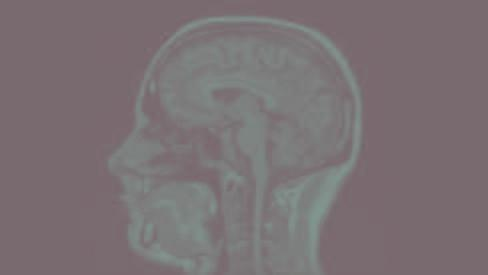
%> input picture images/Brain.jpg, 488 x 275 px
$ octave dct_.m   (GNU Octave 9; MATLAB toolbox functions it lacks are replaced by stand-ins)
%> lines starting %> are read from the running program, lines starting %| are printed output that depends on the picture
im = imread("Brain.jpg");
%> im is the input picture: size 275x488x3 uint8; mean R, G, B 122.6, 113, 116.2
im = rgb2gray(im);
%> im: size 275x488 uint8
im1 = double(im);
[M,N] = size(im1);
%> M = 275; N = 488
m = zeros(M,M);
n = zeros(N,N);
%dct
for u = 1:M
    for v=1:N
        if u ==1
            cu = sqrt(1/M);
        else
            cu = sqrt(2/M);
        end
        if v ==1
            cv = sqrt(1/N);
        else
            cv = sqrt(2/N);
        end
    end
end
%> after the loop, cu = 0.0853; cv = 0.064
for x = 0:M-1
    for y = 0:M-1
       m(x+1,y+1) = cos(pi*x*(2*y+1)/2*M);
    end
end
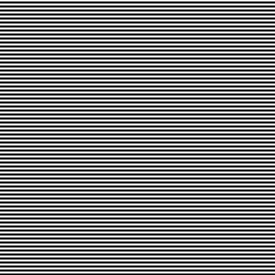
%> m: size 275x275 double; min -1, max 1, mean -3.15e-12; drawn with min black and max white
for i = 0:N-1
    for j = 0:N-1
        n(i+1,j+1) = cos(pi*i*(2*j+1)/(2*N));
    end
end
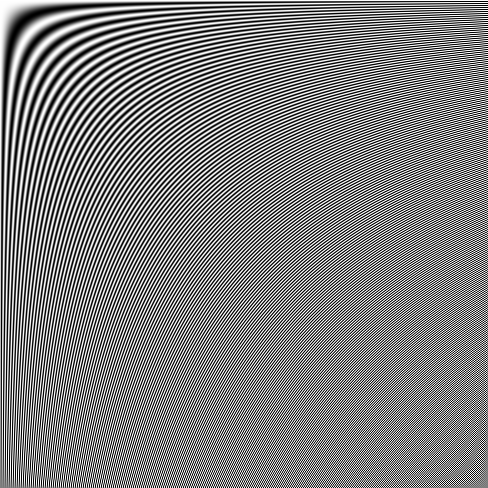
%> n: size 488x488 double; min -1, max 1, mean 0.00205; drawn with min black and max white
dc = m*im1*n;
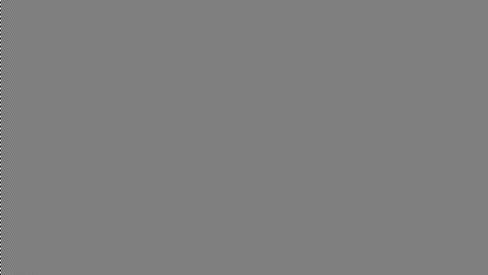
%> dc: size 275x488 double; min -9988721.3, max 9988721.3, mean 0; drawn with min black and max white
dc2 = cu*cv*dc;
subplot(321);
imshow(im);title("Original Image");
subplot(323);
imshow(mat2gray(log(1+abs(dc2))));title("2D-DCT without in-built");
%> after `imshow(mat2gray(log(1+abs(dc2))))`:
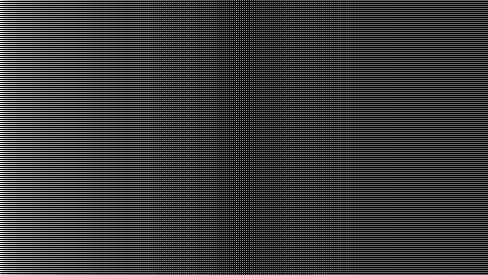
%> displayed picture: size 275x488, on the screen's scale of 0 to 255; min 0, max 255, mean 56.2
subplot(324);
imshow(mat2gray(log(1+abs(dct2(im1)))));title("2D-DCT with inbuilt");
%> after `imshow(mat2gray(log(1+abs(dct2(im1)))))`:
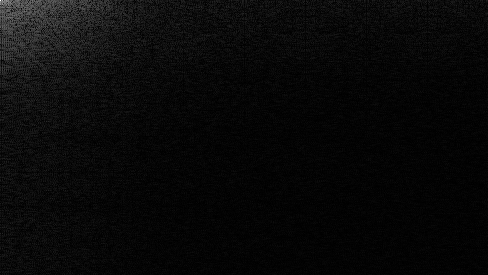
%> displayed picture: size 275x488, on the screen's scale of 0 to 255; min 0, max 255, mean 8.9
subplot(325);
idc = idct2(dc2);
imshow(mat2gray(abs(idc)));title("IDCT image");
subplot(326);
imshow(mat2gray(abs(idct2(dct2(im1)))));title('IDCT with inbuilt');
%> after `imshow(mat2gray(abs(idct2(dct2(im1)))))`:
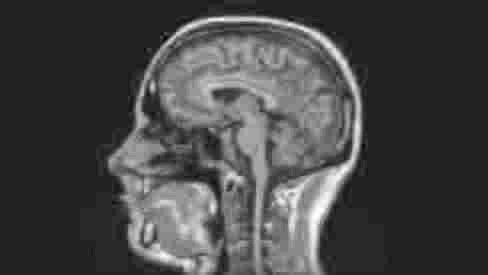
%> displayed picture: size 275x488, on the screen's scale of 0 to 255; min 0, max 255, mean 70.3
